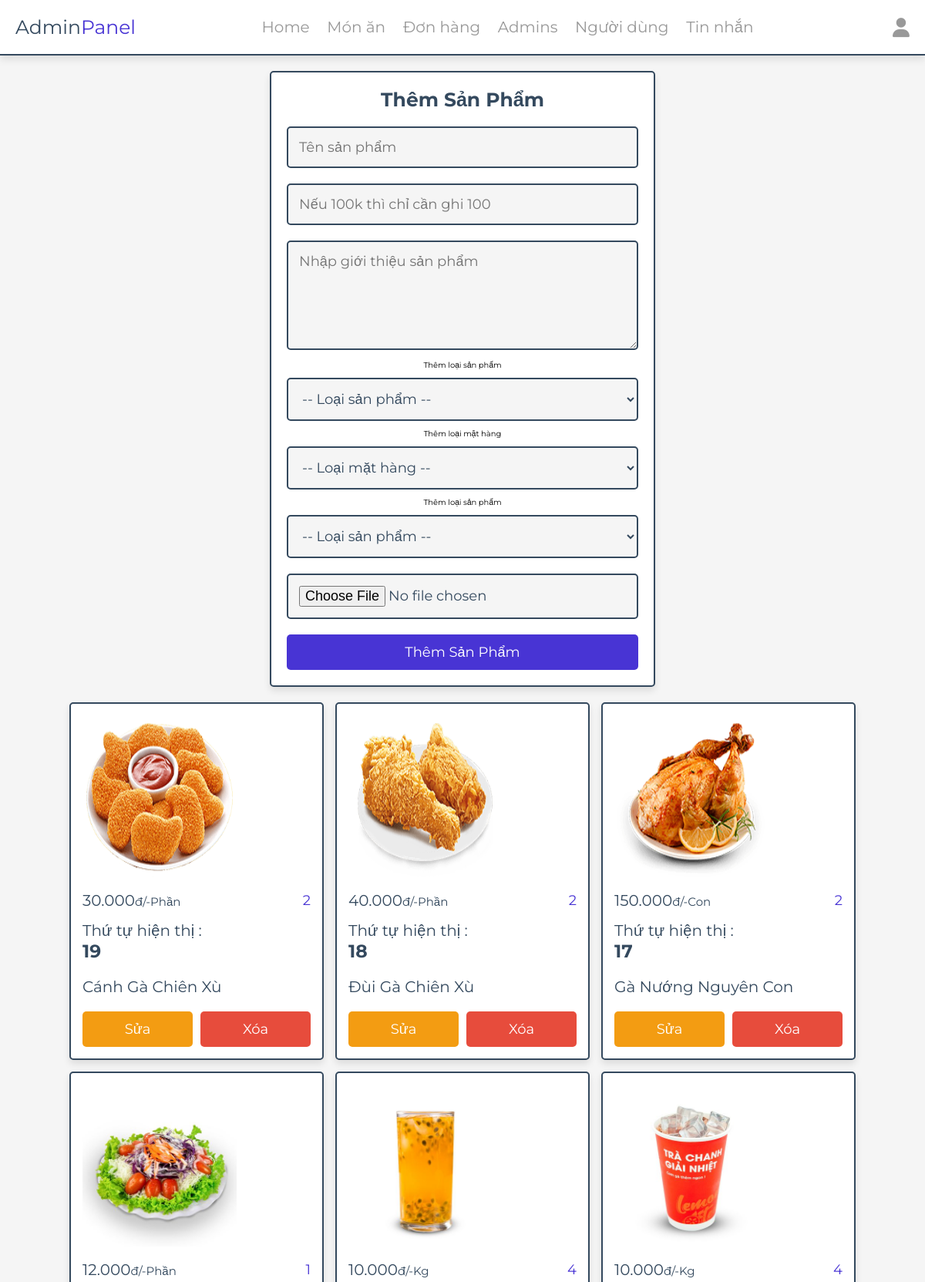
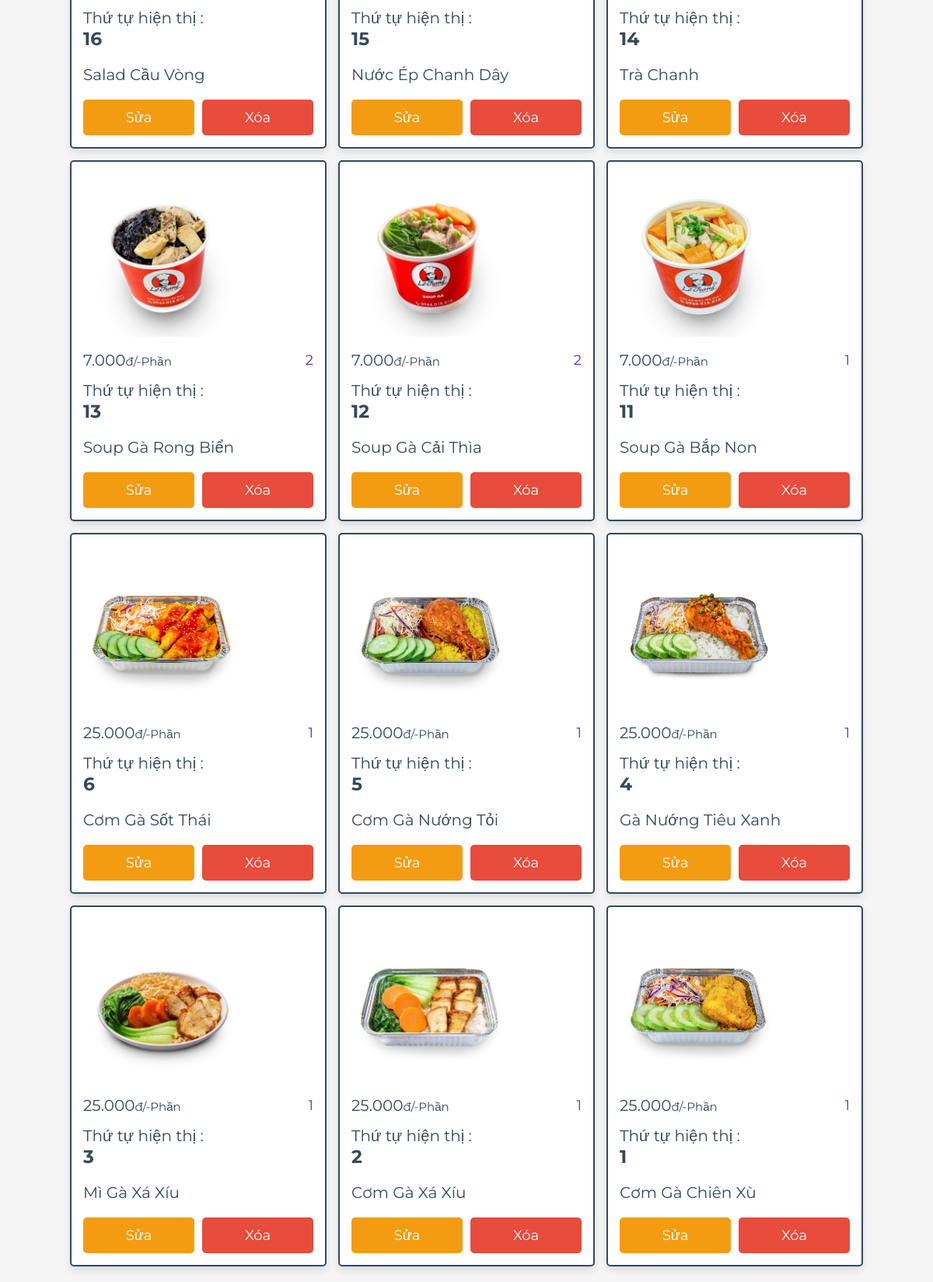
The page /haha/Rac/products.php (signed in) on the database its author committed (2 pictures, top to bottom).
### tables this page shows
CREATE TABLE `products` (
  `id` int(100) NOT NULL,
  `name` varchar(100) NOT NULL,
  `category` varchar(100) NOT NULL,
  `chitiet` text NOT NULL DEFAULT 'Chưa có thêm chi tiết.',
  `loaisanpham` varchar(50) NOT NULL,
  `fff` varchar(20) NOT NULL,
  `price` decimal(10,3) NOT NULL,
  `image` varchar(100) NOT NULL
);

### haha/Rac/products.php (the view, shortened to what this page needs)
<?php
include '../components/connect.php';
?>
<!DOCTYPE html>
<html lang="vn">
<head>
   <link rel="stylesheet" href="https://cdnjs.cloudflare.com/ajax/libs/font-awesome/6.1.1/css/all.min.css">
   <link rel="stylesheet" href="../css/admin_style.css">
</head>
<body>
<?php include '../components/admin_header.php' ?>
<section class="add-products">
   <form action="" method="POST" enctype="multipart/form-data">
      <h3>Thêm Sản Phẩm</h3>
      <input type="text" required placeholder="Tên sản phẩm" name="name" maxlength="100" class="box">
      <input type="number" min="0" max="9999999999" required placeholder="Nếu 100k thì chỉ cần ghi 100" name="price" onkeypress="if(this.value.length == 10) return false;" class="box">
      <textarea name="chitiet" class="box" required placeholder="Nhập giới thiệu sản phẩm" maxlength="500" cols="30" rows="5" minlength="266"></textarea>
      <span>Thêm loại sản phẩm</span>
      <select name="category" class="box" required>
         <option value="" disabled selected>-- Loại sản phẩm --</option>
      </select>
      <span>Thêm loại mặt hàng</span>
      <select name="fff" class="box" required>
         <option value="" disabled selected>-- Loại mặt hàng --</option>
      </select>
      <span>Thêm loại sản phẩm</span>
      <select name="loaisanpham" class="box" required>
         <option value="" disabled selected>-- Loại sản phẩm --</option>
      </select>
      <input type="file" name="image" class="box" accept="image/jpg, image/jpeg, image/png, image/webp" required>
      <input type="submit" value="Thêm sản phẩm" name="add_product" class="btn">
   </form>
</section>
<section class="show-products" style="padding-top: 0;">
   <div class="box-container">
   <?php
      $show_products = $conn->prepare("SELECT * FROM `products` ORDER BY id DESC");
      $show_products->execute();
      if($show_products->rowCount() > 0){
         while($fetch_products = $show_products->fetch(PDO::FETCH_ASSOC)){
   ?>
   <div class="box">
      <img src="../uploaded_img/<?= $fetch_products['image']; ?>" alt="">
      <div class="flex">
         <div class="price"><span></span><?= $fetch_products['price']; ?><span>đ/-<?= $fetch_products['fff']; ?></span></div>
         <div class="category"><?= $fetch_products['category']; ?></div>
      </div>
      <div class="name">Thứ tự hiện thị :<h3><?=$fetch_products['id']; ?></h3></div>
      <div class="name"><?= $fetch_products['name']; ?></div>
      <div class="flex-btn">
         <a href="update_product.php?update=<?= $fetch_products['id']; ?>" class="option-btn">Sửa</a>
         <a href="products.php?delete=<?= $fetch_products['id']; ?>" class="delete-btn" onclick="return confirm('Xóa sản phẩm?');">Xóa</a>
      </div>
   </div>
   <?php
         }
      }else{
         echo '<p class="empty">Chưa có sản phẩm được thêm vào!</p>';
      }
   ?>
   </div>
</section>
</body>
</html>

### components/admin_header.php (shortened to what this page needs)
<header class="header">
   <section class="flex">
      <a href="dashboard.php" class="logo">Admin<span>Panel</span></a>
      <nav class="navbar">
         <a href="dashboard.php">Home</a>
         <a href="products.php">Món ăn</a>
         <a href="placed_orders.php">Đơn hàng</a>
         <a href="admin_accounts.php">Admins</a>
         <a href="users_accounts.php">Người dùng</a>
         <a href="messages.php">Tin nhắn</a>
      </nav>
      <div class="icons">
         <div id="user-btn" class="fas fa-user"></div>
      </div>
   </section>
</header>

### css/admin_style.css (style rules this page uses)
:root { --main-color:#4834d4; --red:#e74c3c; --orange:#f39c12; --black:#34495e; --white:#fff; --light-bg:#f5f5f5; --light-color:#999; --border:.2rem solid var(--black); --box-shadow:0 .5rem 1rem rgba(0,0,0,.1); }
* { font-family: 'Montserrat', sans-serif; margin:0; padding:0; box-sizing: border-box; text-decoration: none; outline: none; border:none; }
html { font-size: 62.5%; overflow-x: hidden; }
body { background-color: var(--light-bg); }
section { max-width: 1200px; margin:0 auto; padding:2rem; }
.btn, .delete-btn, .option-btn { display: block; margin-top: 1rem; border-radius: .5rem; cursor: pointer; width: 100%; font-size: 1.8rem; color:var(--white); padding:1.2rem 3rem; text-transform: capitalize; text-align: center; }
.btn { background-color: var(--main-color); }
.delete-btn { background-color: var(--red); }
.option-btn { background-color: var(--orange); }
.flex-btn { display: flex; gap:1rem; }
.header { position: sticky; top:0; left:0; right:0; background-color: var(--white); box-shadow: var(--box-shadow); z-index: 1000; border-bottom: var(--border); }
.header .flex { display: flex; align-items: center; justify-content: space-between; position: relative; }
.header .flex .logo { font-size: 2.5rem; color:var(--black); }
.header .flex .logo span { color:var(--main-color); }
.header .flex .navbar a { margin:0 1rem; font-size: 2rem; color:var(--light-color); }
.header .flex .icons > * { font-size: 2.5rem; cursor: pointer; color:var(--light-color); margin-left: 1.7rem; }
.add-products form { margin:0 auto; max-width: 50rem; background-color: var(--white); border-radius: .5rem; box-shadow: var(--box-shadow); border:var(--border); padding:2rem; text-align: center; }
.add-products form h3 { margin-bottom: 1rem; font-size: 2.5rem; color:var(--black); text-transform: capitalize; }
.add-products form .box { background-color: var(--light-bg); border:var(--border); width: 100%; padding:1.4rem; font-size: 1.8rem; color:var(--black); border-radius: .5rem; margin: 1rem 0; }
.show-products .box-container { display: grid; grid-template-columns: repeat(auto-fit, 33rem); gap:1.5rem; justify-content: center; align-items: flex-start; }
.show-products .box-container .box { background-color: var(--white); border-radius: .5rem; box-shadow: var(--box-shadow); border:var(--border); padding:1.5rem; }
.show-products .box-container .box img { border-radius: 2rem; height: 17rem; margin: 1rem 0; width: 200px; height: 200px; }
.show-products .box-container .box .name { font-size: 2rem; color:var(--black); padding:1rem 0; }
.show-products .box-container .box .flex { display: flex; align-items: center; gap:1rem; justify-content: space-between; }
.show-products .box-container .box .flex .category { font-size: 1.8rem; color:var(--main-color); }
.show-products .box-container .box .flex .price { font-size: 2rem; color:var(--black); margin:.5rem 0; }
.show-products .box-container .box .flex .price span { font-size: 1.5rem; }

### rows shown on the page
products: image (picture), price "30.000", fff "Phần", category "2", id "19", name "Cánh Gà Chiên Xù"
products: image (picture), price "40.000", fff "Phần", category "2", id "18", name "Đùi Gà Chiên Xù"
products: image (picture), price "150.000", fff "Con", category "2", id "17", name "Gà Nướng Nguyên Con"
products: image (picture), price "12.000", fff "Phần", category "1", id "16", name "Salad Cầu Vòng"
products: image (picture), price "10.000", fff "Kg", category "4", id "15", name "Nước Ép Chanh Dây"
products: image (picture), price "10.000", fff "Kg", category "4", id "14", name "Trà Chanh"
products: image (picture), price "7.000", fff "Phần", category "2", id "13", name "Soup Gà Rong Biển"
products: image (picture), price "7.000", fff "Phần", category "2", id "12", name "Soup Gà Cải Thìa"
products: image (picture), price "7.000", fff "Phần", category "1", id "11", name "Soup Gà Bắp Non"
products: image (picture), price "25.000", fff "Phần", category "1", id "6", name "Cơm Gà Sốt Thái"
products: image (picture), price "25.000", fff "Phần", category "1", id "5", name "Cơm Gà Nướng Tỏi"
products: image (picture), price "25.000", fff "Phần", category "1", id "4", name "Gà Nướng Tiêu Xanh"
products: image (picture), price "25.000", fff "Phần", category "1", id "3", name "Mì Gà Xá Xíu"
products: image (picture), price "25.000", fff "Phần", category "1", id "2", name "Cơm Gà Xá Xíu"
products: image (picture), price "25.000", fff "Phần", category "1", id "1", name "Cơm Gà Chiên Xù"
